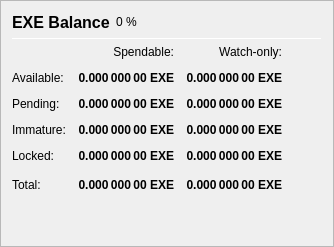
                   <widget class="QFrame" name="frame_Balances">
                    <property name="frameShape">
                     <enum>QFrame::StyledPanel</enum>
                    </property>
                    <property name="frameShadow">
                     <enum>QFrame::Raised</enum>
                    </property>
                    <layout class="QVBoxLayout" name="verticalLayout_4">
                     <item>
                      <layout class="QHBoxLayout" name="horizontalLayout_4">
                       <item>
                        <widget class="QLabel" name="label_5">
                         <property name="minimumSize">
                          <size>
                           <width>0</width>
                           <height>20</height>
                          </size>
                         </property>
                         <property name="font">
                          <font>
                           <pointsize>12</pointsize>
                           <weight>75</weight>
                           <bold>true</bold>
                          </font>
                         </property>
                         <property name="text">
                          <string>EXE Balance</string>
                         </property>
                        </widget>
                       </item>
                       <item>
                        <widget class="QLabel" name="labelEXEPercent">
                         <property name="text">
                          <string notr="true">0 %</string>
                         </property>
                        </widget>
                       </item>
                       <item>
                        <spacer name="horizontalSpacer_3">
                         <property name="orientation">
                          <enum>Qt::Horizontal</enum>
                         </property>
                         <property name="sizeHint" stdset="0">
                          <size>
                           <width>40</width>
                           <height>20</height>
                          </size>
                         </property>
                        </spacer>
                       </item>
                      </layout>
                     </item>
                     <item>
                      <widget class="Line" name="line_Balance">
                       <property name="minimumSize">
                        <size>
                         <width>0</width>
                         <height>1</height>
                        </size>
                       </property>
                       <property name="maximumSize">
                        <size>
                         <width>16777215</width>
                         <height>1</height>
                        </size>
                       </property>
                       <property name="orientation">
                        <enum>Qt::Horizontal</enum>
                       </property>
                      </widget>
                     </item>
                     <item>
                      <layout class="QGridLayout" name="gridLayout">
                       <property name="spacing">
                        <number>12</number>
                       </property>
                       <item row="0" column="1">
                        <widget class="QLabel" name="labelSpendable">
                         <property name="text">
                          <string>Spendable:</string>
                         </property>
                         <property name="alignment">
                          <set>Qt::AlignRight|Qt::AlignTrailing|Qt::AlignVCenter</set>
                         </property>
                        </widget>
                       </item>
                       <item row="0" column="2">
                        <widget class="QLabel" name="labelWatchonly">
                         <property name="text">
                          <string>Watch-only:</string>
                         </property>
                         <property name="alignment">
                          <set>Qt::AlignRight|Qt::AlignTrailing|Qt::AlignVCenter</set>
                         </property>
                        </widget>
                       </item>
                       <item row="1" column="0">
                        <widget class="QLabel" name="labelBalanceText">
                         <property name="text">
                          <string>Available:</string>
                         </property>
                        </widget>
                       </item>
                       <item row="1" column="1">
                        <widget class="QLabel" name="labelBalance">
                         <property name="font">
                          <font>
                           <weight>75</weight>
                           <bold>true</bold>
                          </font>
                         </property>
                         <property name="cursor">
                          <cursorShape>IBeamCursor</cursorShape>
                         </property>
                         <property name="toolTip">
                          <string>Your current spendable balance</string>
                         </property>
                         <property name="text">
                          <string notr="true">0.000 000 00 EXE</string>
                         </property>
                         <property name="alignment">
                          <set>Qt::AlignRight|Qt::AlignTrailing|Qt::AlignVCenter</set>
                         </property>
                         <property name="textInteractionFlags">
                          <set>Qt::LinksAccessibleByMouse|Qt::TextSelectableByKeyboard|Qt::TextSelectableByMouse</set>
                         </property>
                        </widget>
                       </item>
                       <item row="1" column="2">
                        <widget class="QLabel" name="labelWatchAvailable">
                         <property name="font">
                          <font>
                           <weight>75</weight>
                           <bold>true</bold>
                          </font>
                         </property>
                         <property name="cursor">
                          <cursorShape>IBeamCursor</cursorShape>
                         </property>
                         <property name="toolTip">
                          <string>Your current balance in watch-only addresses</string>
                         </property>
                         <property name="text">
                          <string notr="true">0.000 000 00 EXE</string>
                         </property>
                         <property name="alignment">
                          <set>Qt::AlignRight|Qt::AlignTrailing|Qt::AlignVCenter</set>
                         </property>
                         <property name="textInteractionFlags">
                          <set>Qt::LinksAccessibleByMouse|Qt::TextSelectableByKeyboard|Qt::TextSelectableByMouse</set>
                         </property>
                        </widget>
                       </item>
                       <item row="2" column="0">
                        <widget class="QLabel" name="labelPendingText">
                         <property name="text">
                          <string>Pending:</string>
                         </property>
                        </widget>
                       </item>
                       <item row="2" column="1">
                        <widget class="QLabel" name="labelUnconfirmed">
                         <property name="font">
                          <font>
                           <weight>75</weight>
                           <bold>true</bold>
                          </font>
                         </property>
                         <property name="cursor">
                          <cursorShape>IBeamCursor</cursorShape>
                         </property>
                         <property name="toolTip">
                          <string>Total of transactions that have yet to be confirmed, and do not yet count toward the spendable balance</string>
                         </property>
                         <property name="text">
                          <string notr="true">0.000 000 00 EXE</string>
                         </property>
                         <property name="alignment">
                          <set>Qt::AlignRight|Qt::AlignTrailing|Qt::AlignVCenter</set>
                         </property>
                         <property name="textInteractionFlags">
                          <set>Qt::LinksAccessibleByMouse|Qt::TextSelectableByKeyboard|Qt::TextSelectableByMouse</set>
                         </property>
                        </widget>
                       </item>
                       <item row="2" column="2">
                        <widget class="QLabel" name="labelWatchPending">
                         <property name="font">
                          <font>
                           <weight>75</weight>
                           <bold>true</bold>
                          </font>
                         </property>
                         <property name="cursor">
                          <cursorShape>IBeamCursor</cursorShape>
                         </property>
                         <property name="toolTip">
                          <string>Unconfirmed transactions to watch-only addresses</string>
                         </property>
                         <property name="text">
                          <string notr="true">0.000 000 00 EXE</string>
                         </property>
                         <property name="alignment">
                          <set>Qt::AlignRight|Qt::AlignTrailing|Qt::AlignVCenter</set>
                         </property>
                         <property name="textInteractionFlags">
                          <set>Qt::LinksAccessibleByMouse|Qt::TextSelectableByKeyboard|Qt::TextSelectableByMouse</set>
                         </property>
                        </widget>
                       </item>
                       <item row="3" column="0">
                        <widget class="QLabel" name="labelImmatureText">
                         <property name="text">
                          <string>Immature:</string>
                         </property>
                        </widget>
                       </item>
                       <item row="3" column="1">
                        <widget class="QLabel" name="labelImmature">
                         <property name="font">
                          <font>
                           <weight>75</weight>
                           <bold>true</bold>
                          </font>
                         </property>
                         <property name="cursor">
                          <cursorShape>IBeamCursor</cursorShape>
                         </property>
                         <property name="toolTip">
                          <string>Staked or masternode rewards that has not yet matured</string>
                         </property>
                         <property name="text">
                          <string notr="true">0.000 000 00 EXE</string>
                         </property>
                         <property name="alignment">
                          <set>Qt::AlignRight|Qt::AlignTrailing|Qt::AlignVCenter</set>
                         </property>
                         <property name="textInteractionFlags">
                          <set>Qt::LinksAccessibleByMouse|Qt::TextSelectableByKeyboard|Qt::TextSelectableByMouse</set>
                         </property>
                        </widget>
                       </item>
                       <item row="3" column="2">
                        <widget class="QLabel" name="labelWatchImmature">
                         <property name="font">
                          <font>
                           <weight>75</weight>
                           <bold>true</bold>
                          </font>
                         </property>
                         <property name="cursor">
                          <cursorShape>IBeamCursor</cursorShape>
                         </property>
                         <property name="toolTip">
                          <string>Staked or masternode rewards in watch-only addresses that has not yet matured</string>
                         </property>
                         <property name="text">
                          <string notr="true">0.000 000 00 EXE</string>
                         </property>
                         <property name="alignment">
                          <set>Qt::AlignRight|Qt::AlignTrailing|Qt::AlignVCenter</set>
                         </property>
                         <property name="textInteractionFlags">
                          <set>Qt::LinksAccessibleByMouse|Qt::TextSelectableByKeyboard|Qt::TextSelectableByMouse</set>
                         </property>
                        </widget>
                       </item>
                       <item row="4" column="0">
                        <widget class="QLabel" name="labelLockedBalanceText">
                         <property name="toolTip">
                          <string>Locked EXE or Masternode collaterals. These are excluded from zEXE minting.</string>
                         </property>
                         <property name="text">
                          <string>Locked:</string>
                         </property>
                        </widget>
                       </item>
                       <item row="4" column="1">
                        <widget class="QLabel" name="labelLockedBalance">
                         <property name="font">
                          <font>
                           <weight>75</weight>
                           <bold>true</bold>
                          </font>
                         </property>
                         <property name="cursor">
                          <cursorShape>IBeamCursor</cursorShape>
                         </property>
                         <property name="toolTip">
                          <string>Locked EXE or Masternode collaterals. These are excluded from zEXE minting.</string>
                         </property>
                         <property name="text">
                          <string notr="true">0.000 000 00 EXE</string>
                         </property>
                         <property name="alignment">
                          <set>Qt::AlignRight|Qt::AlignTrailing|Qt::AlignVCenter</set>
                         </property>
                         <property name="textInteractionFlags">
                          <set>Qt::LinksAccessibleByMouse|Qt::TextSelectableByKeyboard|Qt::TextSelectableByMouse</set>
                         </property>
                        </widget>
                       </item>
                       <item row="4" column="2">
                        <widget class="QLabel" name="labelWatchLocked">
                         <property name="font">
                          <font>
                           <weight>75</weight>
                           <bold>true</bold>
                          </font>
                         </property>
                         <property name="cursor">
                          <cursorShape>IBeamCursor</cursorShape>
                         </property>
                         <property name="toolTip">
                          <string>Current locked balance in watch-only addresses</string>
                         </property>
                         <property name="text">
                          <string notr="true">0.000 000 00 EXE</string>
                         </property>
                         <property name="alignment">
                          <set>Qt::AlignRight|Qt::AlignTrailing|Qt::AlignVCenter</set>
                         </property>
                         <property name="textInteractionFlags">
                          <set>Qt::LinksAccessibleByMouse|Qt::TextSelectableByKeyboard|Qt::TextSelectableByMouse</set>
                         </property>
                        </widget>
                       </item>
                       <item row="5" column="0">
                        <widget class="QLabel" name="labelTotalText">
                         <property name="toolTip">
                          <string>Your current EXE balance, unconfirmed and immature transactions included</string>
                         </property>
                         <property name="text">
                          <string>Total:</string>
                         </property>
                        </widget>
                       </item>
                       <item row="5" column="1">
                        <widget class="QLabel" name="labelTotal">
                         <property name="font">
                          <font>
                           <weight>75</weight>
                           <bold>true</bold>
                          </font>
                         </property>
                         <property name="cursor">
                          <cursorShape>IBeamCursor</cursorShape>
                         </property>
                         <property name="toolTip">
                          <string>Your current EXE balance, unconfirmed and immature transactions included</string>
                         </property>
                         <property name="text">
                          <string notr="true">0.000 000 00 EXE</string>
                         </property>
                         <property name="alignment">
                          <set>Qt::AlignRight|Qt::AlignTrailing|Qt::AlignVCenter</set>
                         </property>
                         <property name="textInteractionFlags">
                          <set>Qt::LinksAccessibleByMouse|Qt::TextSelectableByKeyboard|Qt::TextSelectableByMouse</set>
                         </property>
                        </widget>
                       </item>
                       <item row="5" column="2">
                        <widget class="QLabel" name="labelWatchTotal">
                         <property name="font">
                          <font>
                           <weight>75</weight>
                           <bold>true</bold>
                          </font>
                         </property>
                         <property name="cursor">
                          <cursorShape>IBeamCursor</cursorShape>
                         </property>
                         <property name="toolTip">
                          <string>Current total balance in watch-only addresses</string>
                         </property>
                         <property name="text">
                          <string notr="true">0.000 000 00 EXE</string>
                         </property>
                         <property name="alignment">
                          <set>Qt::AlignRight|Qt::AlignTrailing|Qt::AlignVCenter</set>
                         </property>
                         <property name="textInteractionFlags">
                          <set>Qt::LinksAccessibleByMouse|Qt::TextSelectableByKeyboard|Qt::TextSelectableByMouse</set>
                         </property>
                        </widget>
                       </item>
                       <item row="5" column="3">
                        <spacer name="horizontalSpacer_9">
                         <property name="orientation">
                          <enum>Qt::Horizontal</enum>
                         </property>
                         <property name="sizeHint" stdset="0">
                          <size>
                           <width>40</width>
                           <height>20</height>
                          </size>
                         </property>
                        </spacer>
                       </item>
                      </layout>
                     </item>
                     <item>
                      <spacer name="verticalSpacer_3">
                       <property name="orientation">
                        <enum>Qt::Vertical</enum>
                       </property>
                       <property name="sizeHint" stdset="0">
                        <size>
                         <width>20</width>
                         <height>40</height>
                        </size>
                       </property>
                      </spacer>
                     </item>
                    </layout>
                   </widget>
